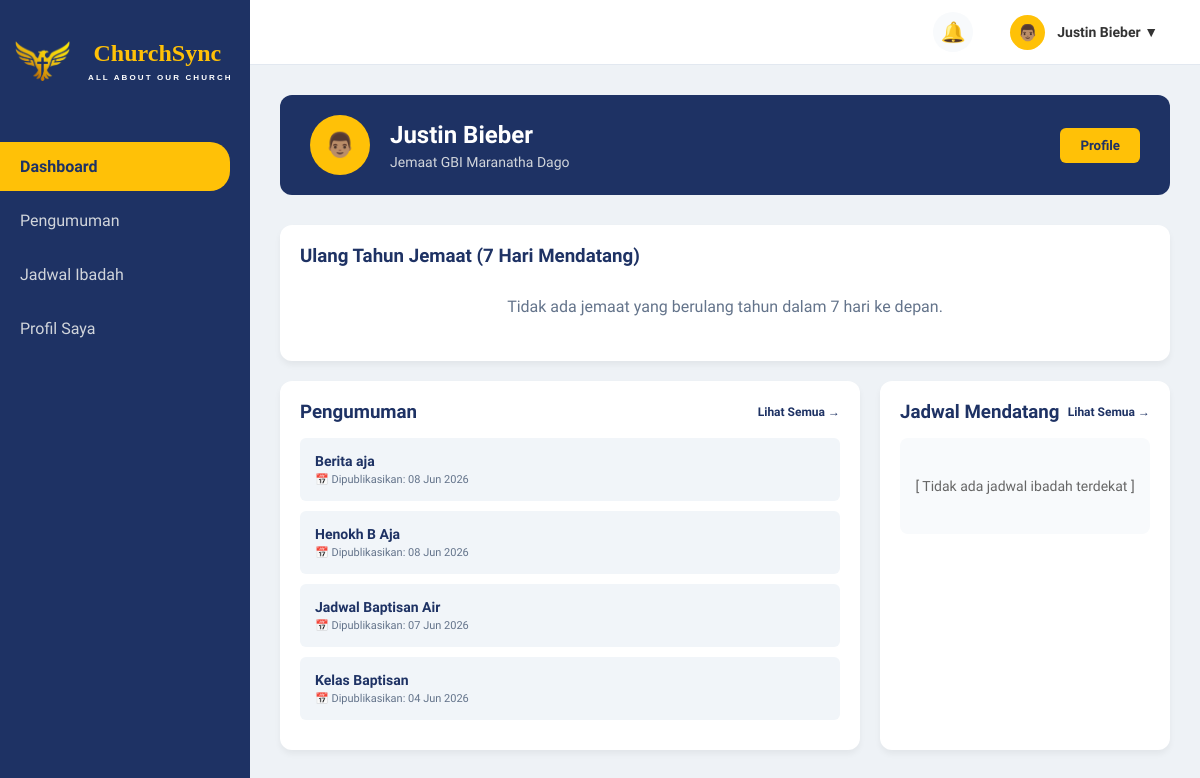
Page /jemaat/dashboard_jemaat.php (signed in) on the earlier database version.
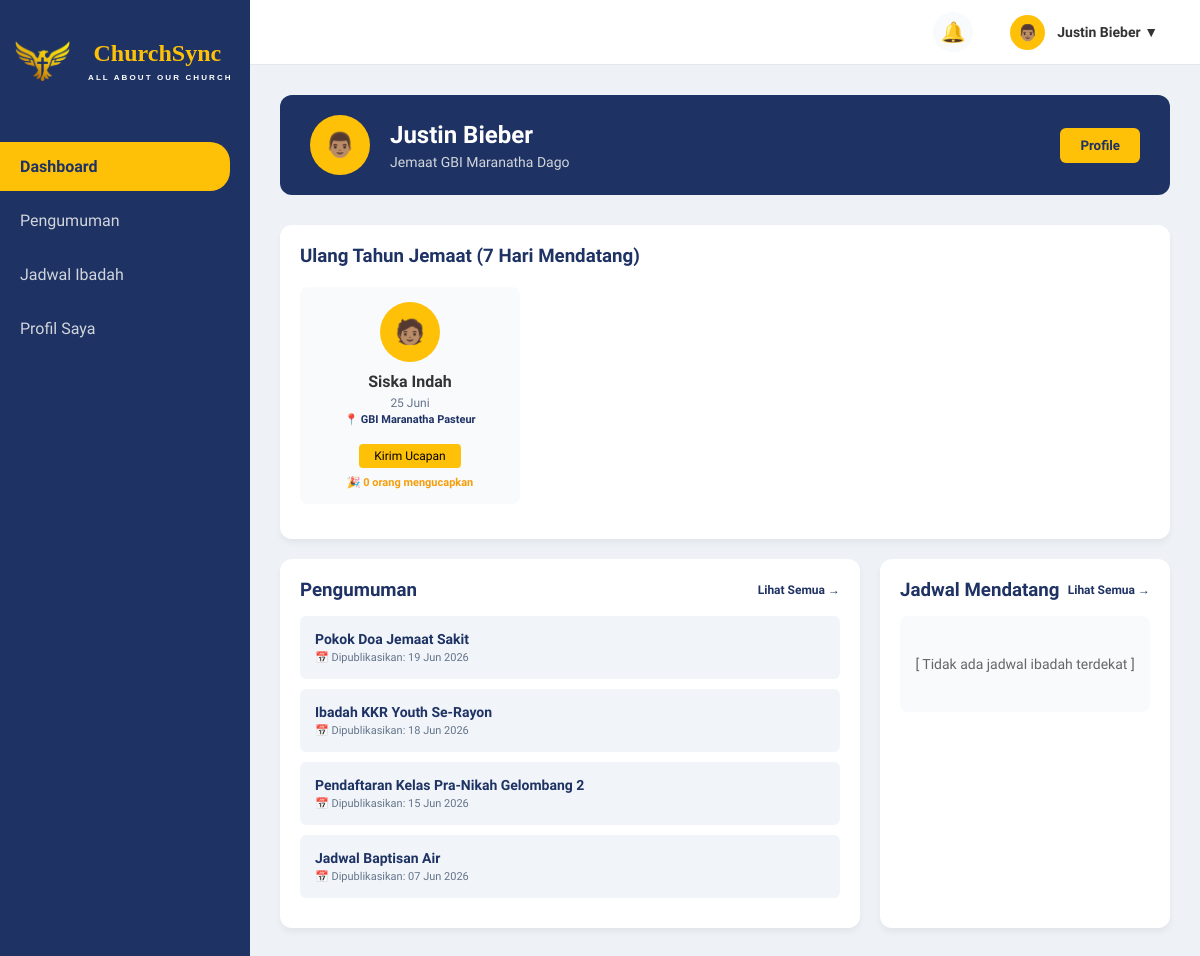
Same page on the later database version.
### tables this page shows
CREATE TABLE `pengumuman` (
  `id_pengumuman` int(20) NOT NULL AUTO_INCREMENT,
  `judul_pengumuman` varchar(255) NOT NULL,
  `isi_pengumuman` text NOT NULL,
  `tanggal_publikasi` date NOT NULL,
  `status_publikasi` enum('Draft','Published') NOT NULL,
  `kategori_pengumuman` varchar(50) NOT NULL,
  `gambar_pendukung` varchar(255) NOT NULL,
  `target_tipe` enum('umum','cabang') NOT NULL DEFAULT 'umum',
  `id_cabang` int(11) DEFAULT NULL,
  PRIMARY KEY (`id_pengumuman`)
);

CREATE TABLE `jemaat` (
  `id_jemaat` int(20) NOT NULL AUTO_INCREMENT,
  `nama_lengkap` varchar(100) NOT NULL,
  `tanggal_lahir` date NOT NULL,
  `no_telp` varchar(100) NOT NULL,
  `alamat` varchar(255) NOT NULL,
  `email` varchar(100) NOT NULL,
  `password` varchar(100) NOT NULL,
  `role` enum('jemaat','gembala_cabang','admin') NOT NULL,
  `id_cabang` int(11) NOT NULL,
  PRIMARY KEY (`id_jemaat`),
  KEY `fk_jemaat_cabang` (`id_cabang`),
  CONSTRAINT `fk_jemaat_cabang` FOREIGN KEY (`id_cabang`) REFERENCES `cabang_gereja` (`id_cabang`)
);

CREATE TABLE `cabang_gereja` (
  `id_cabang` int(5) NOT NULL AUTO_INCREMENT,
  `nama_cabang` varchar(100) NOT NULL,
  `alamat_cabang` varchar(255) NOT NULL,
  `id_gembala` int(11) DEFAULT NULL,
  PRIMARY KEY (`id_cabang`)
);

### jemaat/dashboard_jemaat.php (the view, shortened to what the changed rows need)
<?php
include "../koneksi.php";
$id_cabang_user = $_SESSION['id_cabang'];
$q_ultah = mysqli_query($conn, "
    SELECT j.id_jemaat, j.nama_lengkap, DAY(j.tanggal_lahir) as tgl, MONTH(j.tanggal_lahir) as bln, c.nama_cabang,
    (SELECT COUNT(*) FROM ucapan_ultah WHERE id_penerima = j.id_jemaat AND tahun = YEAR(NOW())) as total_ucapan
    FROM jemaat j
    LEFT JOIN cabang_gereja c ON j.id_cabang = c.id_cabang
    WHERE
        (DATE_FORMAT(j.tanggal_lahir, '%m-%d') BETWEEN DATE_FORMAT(NOW(), '%m-%d') AND DATE_FORMAT(DATE_ADD(NOW(), INTERVAL 7 DAY), '%m-%d'))
        OR
        (DATE_FORMAT(NOW(), '%m-%d') > DATE_FORMAT(DATE_ADD(NOW(), INTERVAL 7 DAY), '%m-%d') AND
        (DATE_FORMAT(j.tanggal_lahir, '%m-%d') >= DATE_FORMAT(NOW(), '%m-%d') OR DATE_FORMAT(j.tanggal_lahir, '%m-%d') <= DATE_FORMAT(DATE_ADD(NOW(), INTERVAL 7 DAY), '%m-%d')))
    ORDER BY
        CASE WHEN DATE_FORMAT(j.tanggal_lahir, '%m-%d') >= DATE_FORMAT(NOW(), '%m-%d') THEN 0 ELSE 1 END,
        DATE_FORMAT(j.tanggal_lahir, '%m-%d') ASC
    LIMIT 10
");
$bulan_indo = ['Januari', 'Februari', 'Maret', 'April', 'Mei', 'Juni', 'Juli', 'Agustus', 'September', 'Oktober', 'November', 'Desember'];
$query_pengumuman_dash = mysqli_query($conn, "
    SELECT judul_pengumuman, tanggal_publikasi
    FROM pengumuman
    WHERE status_publikasi = 'Published'
    AND (target_tipe = 'umum' OR id_cabang = '$id_cabang_user')
    ORDER BY tanggal_publikasi DESC
    LIMIT 4
");
?>
<!DOCTYPE html>
<html lang="en">
<head>
    <link rel="stylesheet" href="../style.css">
</head>
<body>
    <div class="content-wrapper">
        <div class="main-content">
            <div class="profile-banner">
                <div class="profile-info">
                    <div class="profile-text">
                        <h2><?= $_SESSION['nama_lengkap'] ?></h2>
                    </div>
                </div>
            </div>
            <div class="card" style="margin-bottom: 20px;">
                <div class="birthday-list">
                    <?php if (mysqli_num_rows($q_ultah) > 0): ?>
                        <?php while ($row_ultah = mysqli_fetch_assoc($q_ultah)): ?>
                            <div class="birthday-item">
                                <div class="avatar">🧑🏽</div>
                                <p style="font-weight: bold; margin-bottom: 5px; color: var(--text-dark);"><?= htmlspecialchars($row_ultah['nama_lengkap']); ?></p>
                                <p style="font-size: 12px; color: #64748b; margin-top: 0; margin-bottom: 3px;"><?= $row_ultah['tgl'] . ' ' . $bulan_indo[$row_ultah['bln'] - 1]; ?></p>
                                <p style="font-size: 11px; color: var(--primary-blue); font-weight: 600; margin-top: 0; margin-bottom: 8px;">
                                    📍 <?= $row_ultah['nama_cabang'] ? htmlspecialchars($row_ultah['nama_cabang']) : 'Pusat'; ?>
                                </p>
                                <button class="btn-ucapan" onclick="kirimUcapanJemaat(<?= $row_ultah['id_jemaat'] ?>, this)">Kirim Ucapan</button>
                                <p style="font-size: 11px; margin-top: 8px; color: #f59e0b; font-weight: bold;">
                                    🎉 <?= $row_ultah['total_ucapan']; ?> orang mengucapkan
                                </p>
                            </div>
                        <?php endwhile; ?>
                    <?php else: ?>
                        <p style="color: #64748b; padding: 10px; width: 100%; text-align: center;">Tidak ada jemaat yang berulang tahun dalam 7 hari ke depan.</p>
                    <?php endif; ?>
                </div>
            </div>
            <div class="grid-container">
                <div class="card">
                    <ul class="pengumuman-list">
                        <?php if (mysqli_num_rows($query_pengumuman_dash) > 0) : ?>
                            <?php while ($row_peng = mysqli_fetch_assoc($query_pengumuman_dash)) : ?>
                                <li style="display: flex; flex-direction: column; gap: 4px;">
                                    <strong style="color: var(--primary-blue); font-size: 14px;">
                                        <?= htmlspecialchars($row_peng['judul_pengumuman']); ?>
                                    </strong>
                                    <span style="font-size: 11px; color: #64748b;">
                                        📅 Dipublikasikan: <?= date('d M Y', strtotime($row_peng['tanggal_publikasi'])); ?>
                                    </span>
                                </li>
                            <?php endwhile; ?>
                        <?php else : ?>
                            <li style="text-align: center; color: #666; background: transparent; padding: 20px 0;">
                                Belum ada pengumuman terbaru.
                            </li>
                        <?php endif; ?>
                    </ul>
                </div>
            </div>
        </div>
    </div>
</body>
</html>

Differences in the rows shown:
removed pengumuman: judul_pengumuman "Berita aja", tanggal_publikasi "08 Jun 2026"
removed pengumuman: judul_pengumuman "Henokh B Aja", tanggal_publikasi "08 Jun 2026"
removed pengumuman: judul_pengumuman "Kelas Baptisan", tanggal_publikasi "04 Jun 2026"
added jemaat: nama_lengkap "Siska Indah", tgl "25", bln "Juni", id_cabang.nama_cabang "GBI Maranatha Pasteur", total_ucapan "0"
added pengumuman: judul_pengumuman "Pokok Doa Jemaat Sakit", tanggal_publikasi "19 Jun 2026"
added pengumuman: judul_pengumuman "Ibadah KKR Youth Se-Rayon", tanggal_publikasi "18 Jun 2026"
added pengumuman: judul_pengumuman "Pendaftaran Kelas Pra-Nikah Gelombang 2", tanggal_publikasi "15 Jun 2026"
Other differences:
text no longer shown: "Tidak ada jemaat yang berulang tahun dalam 7 hari ke depan."
